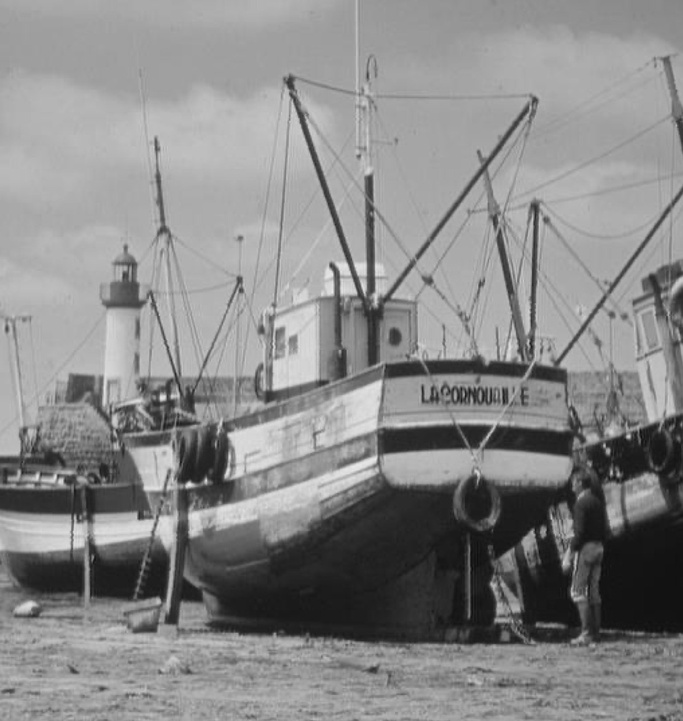
%> input picture tugas-2/task2/test_images/gray1.jpg, 683 x 721 px, shrunk from 1098 x 1160 before the run
$ octave run_all_tests.m   (GNU Octave 9; MATLAB toolbox functions it lacks are replaced by stand-ins)
%> lines starting %> are read from the running program, lines starting %| are printed output that depends on the picture
### tugas-2/task7/demo_wiener_deblur.m
%% Demo: Motion Blur and Wiener Filter Deconvolution
% Simple demonstration of motion blur and restoration

clear; close all; clc;

%% Load and prepare image
fprintf('=== Motion Blur and Wiener Deconvolution Demo ===\n\n');

% Test with grayscale image
img = imread('test_images/gray1.jpg');
%> img is the input picture: size 721x683x3 uint8; min 12, max 234, mean 136.3
if size(img, 3) == 3
    img = rgb2gray(img);
%> img: size 721x683 uint8
end

fprintf('Image loaded: %dx%d\n', size(img, 1), size(img, 2));
%| Image loaded: 721x683

%% Apply Motion Blur
motion_length = 25;
motion_angle = 30;

fprintf('Applying motion blur (length=%d, angle=%d°)...\n', motion_length, motion_angle);

% Create PSF and apply blur
psf = fspecial('motion', motion_length, motion_angle);
blurred = motion_blur(img, motion_length, motion_angle);

%% Restore using Wiener Filter
fprintf('Restoring image using custom Wiener filter...\n');

% Try different NSR values
nsr = 0.01;  % Optimal NSR value
restored = wiener_filter(blurred, psf, nsr);

%% Calculate metrics
psnr_blurred = psnr(blurred, img);
%> psnr_blurred = 23.64
psnr_restored = psnr(restored, img);
%> psnr_restored = 25.03
ssim_blurred = ssim(blurred, img);
%> ssim_blurred = 0.698
ssim_restored = ssim(restored, img);
%> ssim_restored = 0.794

fprintf('\nResults:\n');
fprintf('  Blurred  - PSNR: %.2f dB, SSIM: %.4f\n', psnr_blurred, ssim_blurred);
%|   Blurred  - PSNR: 23.64 dB, SSIM: 0.6981
fprintf('  Restored - PSNR: %.2f dB, SSIM: %.4f\n', psnr_restored, ssim_restored);
%|   Restored - PSNR: 25.03 dB, SSIM: 0.7944
fprintf('  Improvement: %.2f dB\n', psnr_restored - psnr_blurred);
%|   Improvement: 1.39 dB

%% Display Results
figure('Name', 'Motion Blur and Wiener Deconvolution Demo', 'Position', [100, 100, 1400, 500]);

subplot(1, 4, 1);
imshow(img);
title('Original Image');

subplot(1, 4, 2);
imshow(blurred);
title({'Motion Blurred'; sprintf('PSNR: %.2f dB', psnr_blurred)});

subplot(1, 4, 3);
imshow(restored);
title({'Wiener Restored'; sprintf('PSNR: %.2f dB', psnr_restored)});

subplot(1, 4, 4);
imshow(psf, []);
title({'Point Spread Function'; sprintf('L=%d, θ=%d°', motion_length, motion_angle)});

%% Color Image Test
fprintf('\nTesting with color image...\n');
color_img = imread('test_images/color1.jpg');
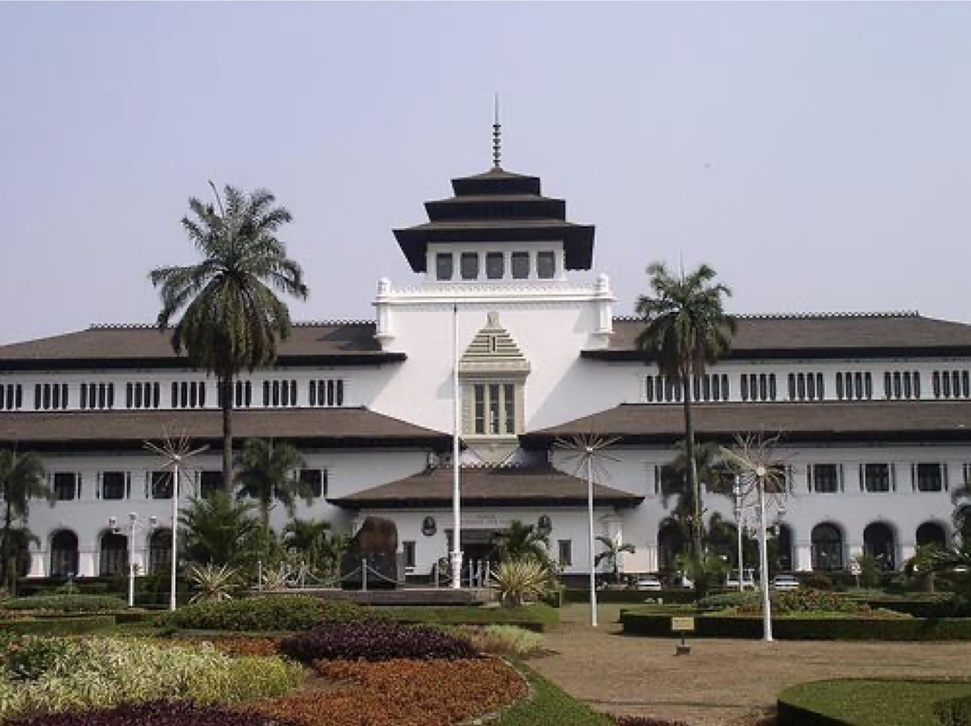
%> input picture tugas-2/task2/test_images/color1.jpg, 971 x 726 px, shrunk from 1562 x 1168 before the run
%> color_img is the input picture: size 726x971x3 uint8; mean R, G, B 133.5, 131.1, 133.9

blurred_color = motion_blur(color_img, motion_length, motion_angle);
restored_color = wiener_filter(blurred_color, psf, nsr);
%> call 2 of wiener_filter, with nsr = 0.01
%> after the loop in wiener_filter (call 2), `for ch = 1:3`:
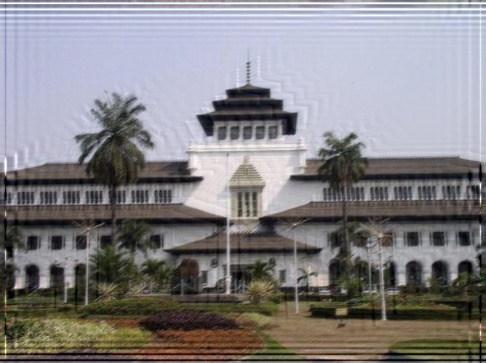
%> restored: size 726x971x3 uint8 (shown at 1/2 size); mean R, G, B 132.2, 129.8, 132.4

psnr_val = psnr(restored_color, color_img);
%> psnr_val = 22.66
ssim_val = ssim(restored_color, color_img);
%> ssim_val = 0.813

fprintf('Color image - PSNR: %.2f dB, SSIM: %.4f\n', psnr_val, ssim_val);
%| Color image - PSNR: 22.66 dB, SSIM: 0.8125

figure('Name', 'Color Image Restoration', 'Position', [150, 150, 1200, 400]);

subplot(1, 3, 1);
imshow(color_img);
title('Original Color Image');

subplot(1, 3, 2);
imshow(blurred_color);
title('Motion Blurred');

subplot(1, 3, 3);
imshow(restored_color);
title({'Wiener Restored'; sprintf('PSNR: %.2f dB', psnr_val)});

fprintf('\nDemo completed!\n');

### tugas-2/task7/motion_blur.m
function blurred = motion_blur(img, len, theta)
    % MOTION_BLUR Apply motion blur to an image
    %
    % Inputs:
    %   img   - Input image (grayscale or color)
    %   len   - Length of motion blur in pixels
    %   theta - Angle of motion in degrees
    %
    % Output:
    %   blurred - Motion blurred image

    % Create motion blur PSF (Point Spread Function)
    psf = fspecial('motion', len, theta);

    % Check if image is color or grayscale
    if size(img, 3) == 3
        % Color image: apply to each channel
        blurred = zeros(size(img), class(img));
        for ch = 1:3
            blurred(:,:,ch) = imfilter(img(:,:,ch), psf, 'conv', 'same', 'replicate');
        end
    else
        % Grayscale image
        blurred = imfilter(img, psf, 'conv', 'same', 'replicate');
    end
end

### tugas-2/task7/wiener_filter.m
function restored = wiener_filter(blurred, psf, nsr)
    % WIENER_FILTER Custom Wiener filter implementation for image restoration
    %
    % Inputs:
    %   blurred - Blurred/degraded image (grayscale or color)
    %   psf     - Point Spread Function (degradation kernel)
    %   nsr     - Noise-to-Signal Ratio (K parameter)
    %
    % Output:
    %   restored - Restored image using Wiener filtering
    %
    % Wiener Filter Formula in frequency domain:
    %   F_restored = [H*(s) / (|H|^2 + K)] * G
    %   where H = PSF in freq domain, G = degraded image in freq domain
    %         K = noise-to-signal ratio, H* = complex conjugate of H

    % Get image dimensions
    [M, N, channels] = size(blurred);

    % Convert PSF to same size as image (zero-padded)
    psf_padded = zeros(M, N);
    [psf_m, psf_n] = size(psf);
    psf_padded(1:psf_m, 1:psf_n) = psf;

    % Circular shift PSF to center it
    psf_padded = circshift(psf_padded, [-floor(psf_m/2), -floor(psf_n/2)]);

    % Transform PSF to frequency domain
    H = fft2(psf_padded);

    % Calculate Wiener filter
    % W(u,v) = H*(u,v) / (|H(u,v)|^2 + K)
    H_conj = conj(H);
    H_abs_sq = abs(H).^2;
    wiener_filter_freq = H_conj ./ (H_abs_sq + nsr);

    % Apply to each channel
    if channels == 3
        % Color image
        restored = zeros(M, N, 3, class(blurred));
        for ch = 1:3
            % Transform blurred image to frequency domain
            G = fft2(double(blurred(:,:,ch)));

            % Apply Wiener filter
            F = wiener_filter_freq .* G;

            % Transform back to spatial domain
            restored(:,:,ch) = real(ifft2(F));
        end
    else
        % Grayscale image
        % Transform blurred image to frequency domain
        G = fft2(double(blurred));

        % Apply Wiener filter
        F = wiener_filter_freq .* G;

        % Transform back to spatial domain
        restored = real(ifft2(F));
    end

    % Convert back to original class
    restored = cast(restored, class(blurred));
end

### tugas-2/task7/analyze_nsr_effect.m
%% Analyze Effect of NSR Parameter on Wiener Filter Performance
% This script helps find optimal NSR value

clear; close all; clc;

fprintf('=== NSR Parameter Analysis for Wiener Filter ===\n\n');

%% Load and blur image
img = imread('test_images/gray1.jpg');
if size(img, 3) == 3
    img = rgb2gray(img);
end

% Apply motion blur
motion_length = 25;
motion_angle = 30;
psf = fspecial('motion', motion_length, motion_angle);
blurred = motion_blur(img, motion_length, motion_angle);

%% Test different NSR values
nsr_values = [0.0001, 0.0005, 0.001, 0.005, 0.01, 0.02, 0.05, 0.1, 0.2];
num_nsr = length(nsr_values);

psnr_values = zeros(1, num_nsr);
ssim_values = zeros(1, num_nsr);
mse_values = zeros(1, num_nsr);

fprintf('Testing %d different NSR values...\n', num_nsr);

for i = 1:num_nsr
    restored = wiener_filter(blurred, psf, nsr_values(i));
    psnr_values(i) = psnr(restored, img);
    ssim_values(i) = ssim(restored, img);
    mse_values(i) = immse(restored, img);

    fprintf('NSR=%.4f: PSNR=%.2f dB, SSIM=%.4f, MSE=%.2f\n', ...
            nsr_values(i), psnr_values(i), ssim_values(i), mse_values(i));
end
%> this loop made 9 passes
%| NSR=0.0001: PSNR=14.89 dB, SSIM=0.2907, MSE=2109.40
%| NSR=0.0005: PSNR=19.06 dB, SSIM=0.5543, MSE=807.37
%| NSR=0.0010: PSNR=20.93 dB, SSIM=0.6591, MSE=524.33
%| NSR=0.0050: PSNR=24.29 dB, SSIM=0.7810, MSE=241.91
%| NSR=0.0100: PSNR=25.03 dB, SSIM=0.7944, MSE=204.08
%> (further printed lines are left out)
%> after the loop, mse_values = [2109.4 807.4 524.3 241.9 204.1 194 237.8 383 822.4]; psnr_values = [14.89 19.06 20.93 24.29 25.03 25.25 24.37 22.3 18.98]; ssim_values = [0.291 0.554 0.659 0.781 0.794 0.792 0.774 0.754 0.728]

%% Find optimal NSR
[max_psnr, idx_psnr] = max(psnr_values);
%> max_psnr = 25.25; idx_psnr = 6
[max_ssim, idx_ssim] = max(ssim_values);
%> max_ssim = 0.794; idx_ssim = 5
[min_mse, idx_mse] = min(mse_values);
%> min_mse = 194; idx_mse = 6

fprintf('\nOptimal NSR values:\n');
fprintf('  Best PSNR: NSR=%.4f (%.2f dB)\n', nsr_values(idx_psnr), max_psnr);
%|   Best PSNR: NSR=0.0200 (25.25 dB)
fprintf('  Best SSIM: NSR=%.4f (%.4f)\n', nsr_values(idx_ssim), max_ssim);
%|   Best SSIM: NSR=0.0100 (0.7944)
fprintf('  Best MSE:  NSR=%.4f (%.2f)\n', nsr_values(idx_mse), min_mse);
%|   Best MSE:  NSR=0.0200 (193.99)

%% Plot performance curves
figure('Name', 'NSR Parameter Analysis', 'Position', [100, 100, 1400, 500]);

subplot(1, 3, 1);
semilogx(nsr_values, psnr_values, 'b-o', 'LineWidth', 2, 'MarkerSize', 8);
hold on;
semilogx(nsr_values(idx_psnr), psnr_values(idx_psnr), 'r*', 'MarkerSize', 15, 'LineWidth', 2);
grid on;
xlabel('NSR (Noise-to-Signal Ratio)');
ylabel('PSNR (dB)');
title('PSNR vs NSR');
legend('PSNR', sprintf('Optimal (NSR=%.4f)', nsr_values(idx_psnr)), 'Location', 'best');

subplot(1, 3, 2);
semilogx(nsr_values, ssim_values, 'b-o', 'LineWidth', 2, 'MarkerSize', 8);
hold on;
semilogx(nsr_values(idx_ssim), ssim_values(idx_ssim), 'r*', 'MarkerSize', 15, 'LineWidth', 2);
grid on;
xlabel('NSR (Noise-to-Signal Ratio)');
ylabel('SSIM');
title('SSIM vs NSR');
legend('SSIM', sprintf('Optimal (NSR=%.4f)', nsr_values(idx_ssim)), 'Location', 'best');

subplot(1, 3, 3);
loglog(nsr_values, mse_values, 'b-o', 'LineWidth', 2, 'MarkerSize', 8);
hold on;
loglog(nsr_values(idx_mse), mse_values(idx_mse), 'r*', 'MarkerSize', 15, 'LineWidth', 2);
grid on;
xlabel('NSR (Noise-to-Signal Ratio)');
ylabel('MSE');
title('MSE vs NSR');
legend('MSE', sprintf('Optimal (NSR=%.4f)', nsr_values(idx_mse)), 'Location', 'best');
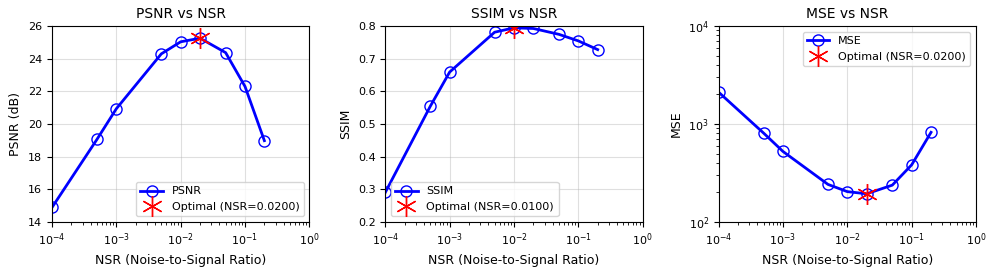
%> figure redrawn from the program's plot data, 3 panels

%% Visual comparison of key NSR values
key_indices = [1, idx_psnr, num_nsr];  % Lowest, optimal, highest
%> key_indices = [1 6 9]
key_nsr = nsr_values(key_indices);
%> key_nsr = [0.0001 0.02 0.2]

figure('Name', 'Visual Comparison of NSR Values', 'Position', [150, 150, 1400, 500]);

subplot(1, 4, 1);
imshow(img);
title('Original');

subplot(1, 4, 2);
imshow(blurred);
title('Blurred');

for i = 1:3
    restored = wiener_filter(blurred, psf, key_nsr(i));
    subplot(1, 4, 2 + i);
    imshow(restored);
    psnr_val = psnr(restored, img);
    title({sprintf('NSR=%.4f', key_nsr(i)); sprintf('PSNR=%.2f dB', psnr_val)});
end
%> this loop made 3 passes
%> psnr_val on passes 1 to 3: 14.89, 25.25, 18.98

fprintf('\nAnalysis completed!\n');

### tugas-2/task7/test_motion_deblur.m
%% Test Motion Blur and Wiener Filter Deconvolution
% This script demonstrates motion blurring and restoration using custom Wiener filter

clear; close all; clc;

%% Parameters
motion_length = 21;     % Length of motion blur (pixels)
motion_angle = 45;      % Angle of motion (degrees)
nsr_values = [0.001, 0.01, 0.1];  % Noise-to-Signal Ratios to test

%% Test on Grayscale Image
fprintf('Testing on Grayscale Image...\n');
gray_img = imread('test_images/gray1.jpg');

% Ensure grayscale
if size(gray_img, 3) == 3
    gray_img = rgb2gray(gray_img);
end

% Apply motion blur
psf = fspecial('motion', motion_length, motion_angle);
blurred_gray = motion_blur(gray_img, motion_length, motion_angle);

% Test different NSR values
figure('Name', 'Grayscale Image - Motion Blur and Wiener Restoration', 'Position', [100, 100, 1400, 800]);

subplot(2, 4, 1);
imshow(gray_img);
title('Original');

subplot(2, 4, 2);
imshow(blurred_gray);
title(sprintf('Motion Blurred\nLen=%d, θ=%d°', motion_length, motion_angle));

for i = 1:length(nsr_values)
    restored = wiener_filter(blurred_gray, psf, nsr_values(i));

    subplot(2, 4, 2 + i);
    imshow(restored);
    title(sprintf('Restored (NSR=%.3f)', nsr_values(i)));

    % Calculate PSNR
    psnr_val = psnr(restored, gray_img);
    xlabel(sprintf('PSNR: %.2f dB', psnr_val));
end
%> this loop made 3 passes
%> psnr_val on passes 1 to 3: 22.49, 26.32, 22.73

% Show PSF
subplot(2, 4, 6);
imshow(psf, []);
title('PSF (Point Spread Function)');

% Show frequency response
subplot(2, 4, 7);
H = fft2(psf, size(gray_img, 1), size(gray_img, 2));
imshow(log(1 + abs(fftshift(H))), []);
title('PSF Frequency Response');
colormap(gca, 'jet');
colorbar;

% Show difference image
best_nsr = nsr_values(2);
restored_best = wiener_filter(blurred_gray, psf, best_nsr);
subplot(2, 4, 8);
diff_img = abs(double(gray_img) - double(restored_best));
imshow(diff_img, []);
title(sprintf('Difference Image\n(Original - Restored)'));
colormap(gca, 'hot');
colorbar;
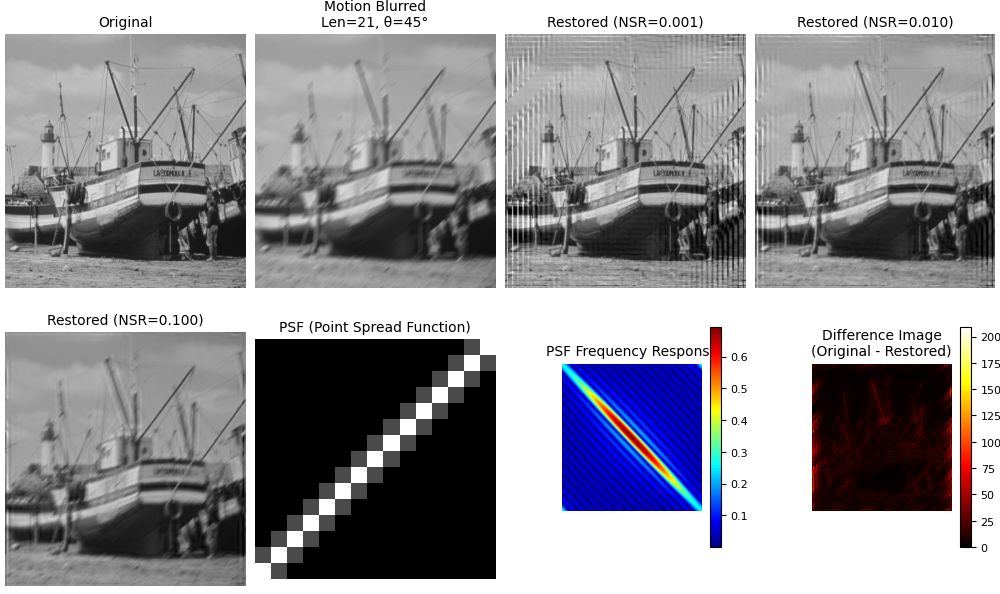
%> figure redrawn from the program's plot data, 8 panels

%% Test on Color Image
fprintf('Testing on Color Image...\n');
color_img = imread('test_images/color1.jpg');

% Apply motion blur
blurred_color = motion_blur(color_img, motion_length, motion_angle);

% Test different NSR values
figure('Name', 'Color Image - Motion Blur and Wiener Restoration', 'Position', [150, 50, 1400, 800]);

subplot(2, 4, 1);
imshow(color_img);
title('Original');

subplot(2, 4, 2);
imshow(blurred_color);
title(sprintf('Motion Blurred\nLen=%d, θ=%d°', motion_length, motion_angle));

for i = 1:length(nsr_values)
    restored = wiener_filter(blurred_color, psf, nsr_values(i));

    subplot(2, 4, 2 + i);
    imshow(restored);
    title(sprintf('Restored (NSR=%.3f)', nsr_values(i)));

    % Calculate PSNR
    psnr_val = psnr(restored, color_img);
    xlabel(sprintf('PSNR: %.2f dB', psnr_val));
end
%> this loop made 3 passes
%> psnr_val on passes 1 to 3: 18.27, 22.44, 20.99
%> pass 1, `restored = wiener_filter(blurred_color, psf, nsr_values(i));`:
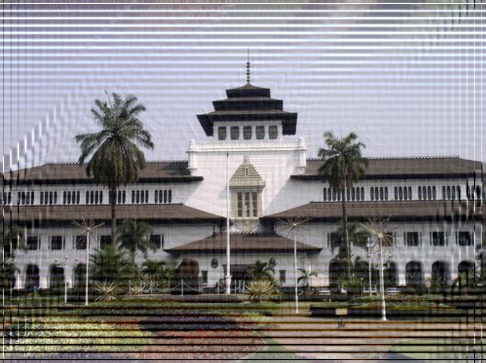
%> restored: size 726x971x3 uint8 (shown at 1/2 size); mean R, G, B 133.1, 130.7, 133.3
%> pass 3, `restored = wiener_filter(blurred_color, psf, nsr_values(i));`:
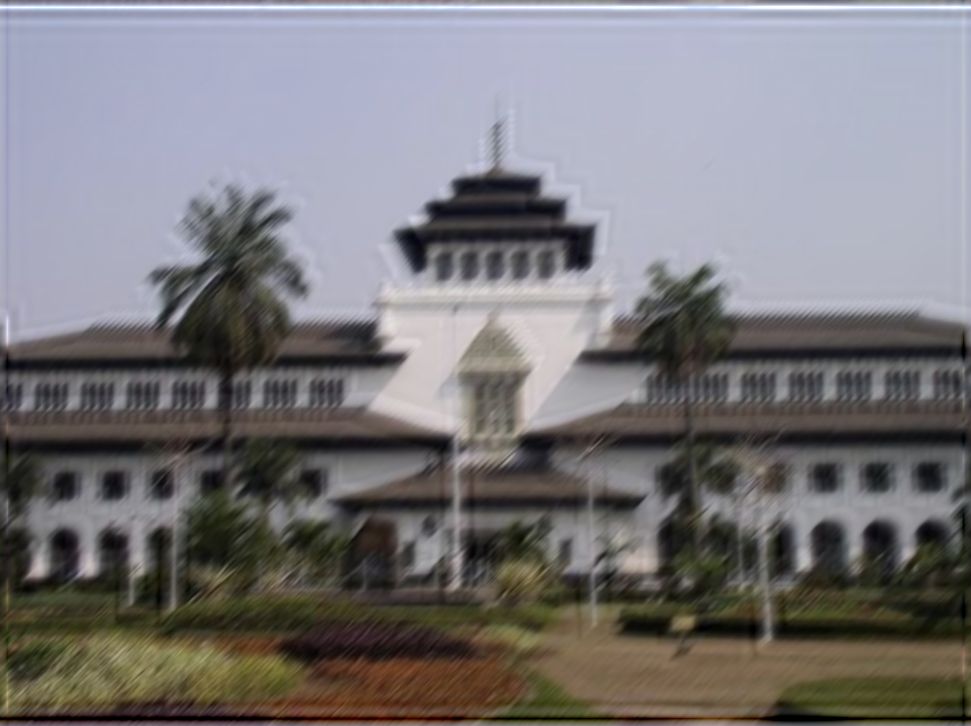
%> restored: size 726x971x3 uint8; mean R, G, B 121.5, 119.3, 121.9

% Show PSF
subplot(2, 4, 6);
imshow(psf, []);
title('PSF (Point Spread Function)');

% Show each channel separately
best_nsr = nsr_values(2);
restored_best = wiener_filter(blurred_color, psf, best_nsr);
%> (the rest of the program and of its run is left out)
